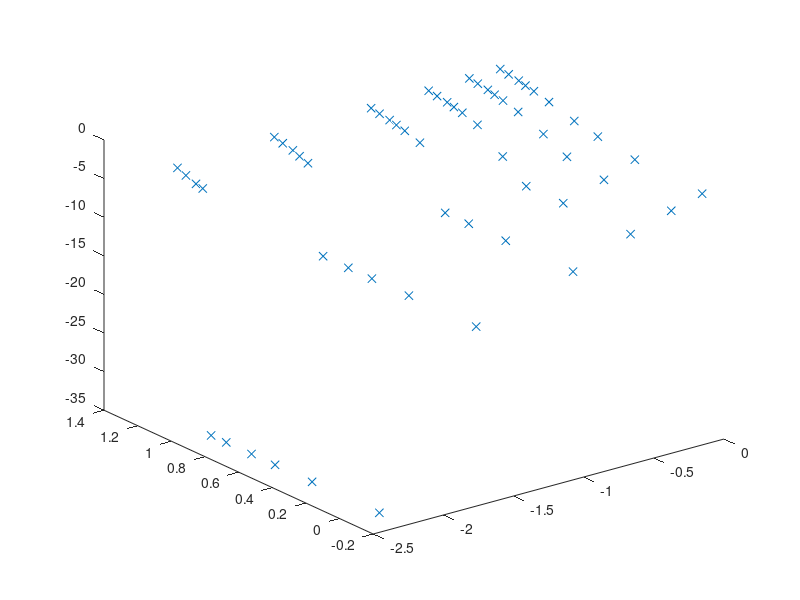

The MATLAB source for this figure: (Note: this script raises an error after producing the figure.)
load aluminiumdata.txt;
Y=aluminiumdata(:,3);
XD=aluminiumdata(:,1:2)'; % we use transpose to convert to C storage convention
plot3(XD(1,:),XD(2,:),Y(:),'x');
disp 'Data loaded. Press any key to continue...';
pause
figure
dim = 2;
mlliblip('ComputeLocalLipschitz',2,60,XD,Y);
[Xp,Yp]=meshgrid(-2.3:.02:0,-0.07:.02:1.13); clear Z
[r,c]=size(Xp);
for i=1:r for j=1:c Z(i,j)=mlliblip('ValueLocal',2,60,[Xp(i,j),Yp(i,j)],XD,Y); end; end;
surfc(Xp,Yp,Z)
hold on
plot3(XD(1,:),XD(2,:),Y(:),'x')
hold off
disp 'Data interpolated. But monotonicity does not hold. '
disp 'The next command enforces monotonicity. Press any key to continue...';
pause
figure
%view([110,40])
cons=[1,1];
for i=1:r for j=1:c Z(i,j)=mlliblip('ValuelocalCons',2,60,cons,[Xp(i,j),Yp(i,j)],XD,Y); end; end;
surfc(Xp,Yp,Z)
hold on
plot3(XD(1,:),XD(2,:),Y(:),'x')
hold off

